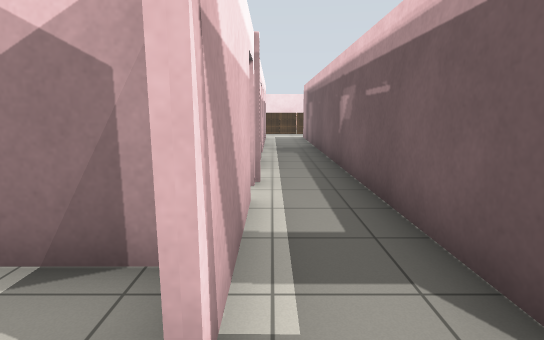
view 1 (above)

16 first-person views from a walk through a robot-simulator world made for Gazebo. The camera is 1.2 m above the floor, tilts 10° down and sees 80° across. The lines on the ground mark 1 m squares. The floor is counted in squares, 1 m on a side. Each view is taken from the middle of a square. On the plan, view 1 faces up. The plan holds only what a view shows up to about 13 squares ahead; the rest is blank. The place goes on beyond the plan. Robots are left out. Simple patterns stand in for the simulator's built-in surfaces.

view 2
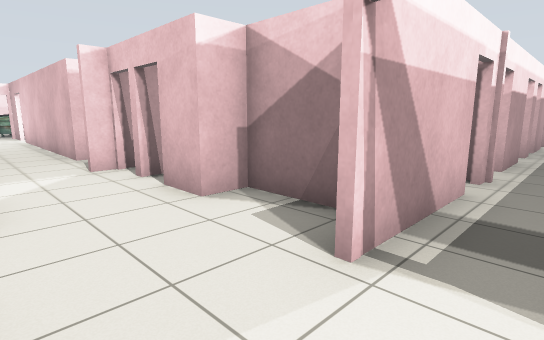

view 3
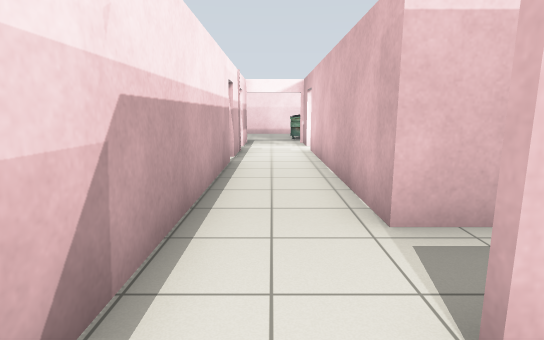

view 4
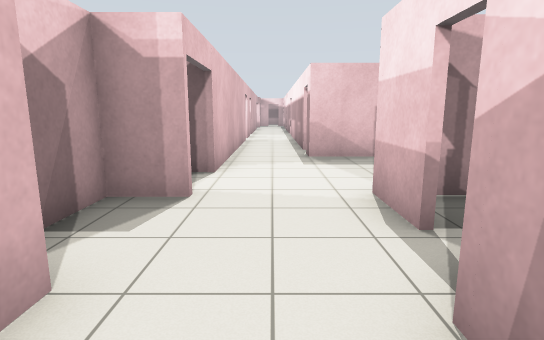

view 5
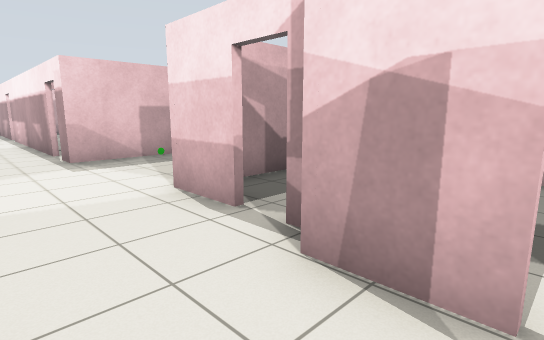

view 6
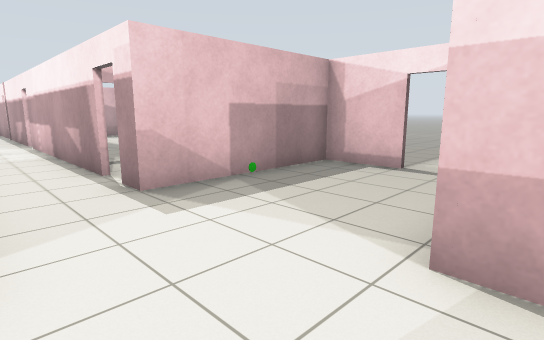

view 7
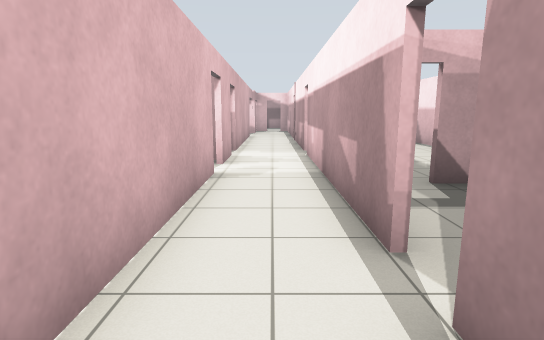

view 8
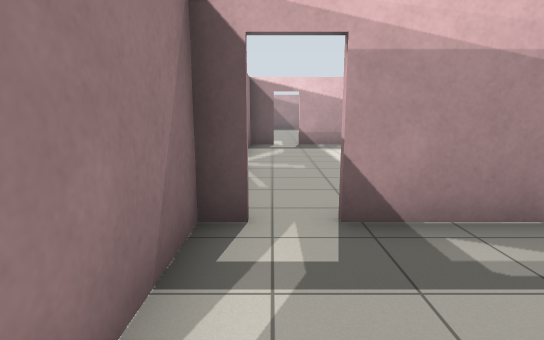

view 9
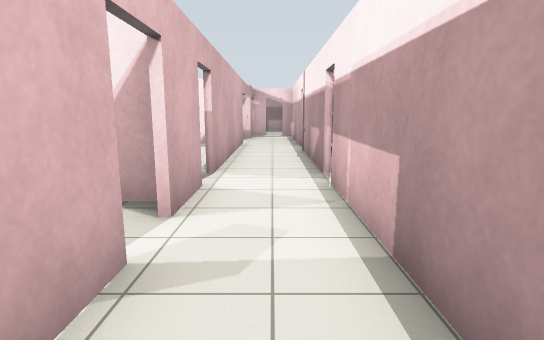

view 10
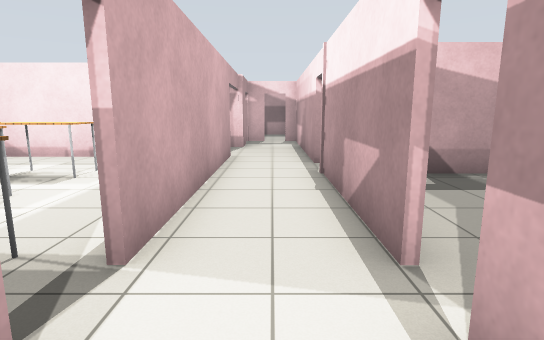

view 11
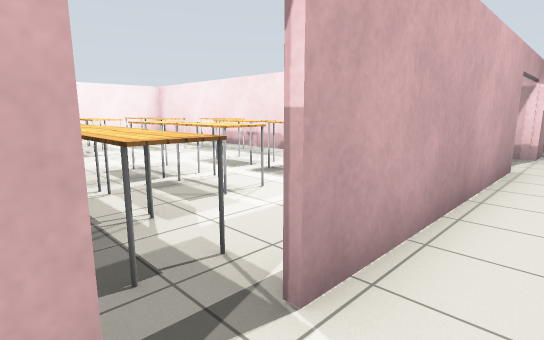

view 12
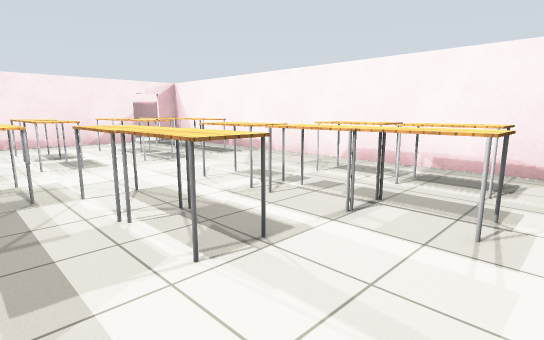

view 13
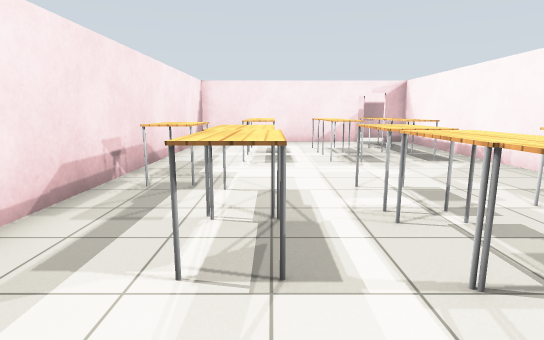

view 14
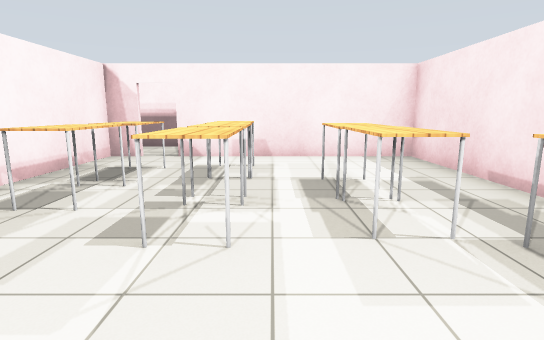

view 15
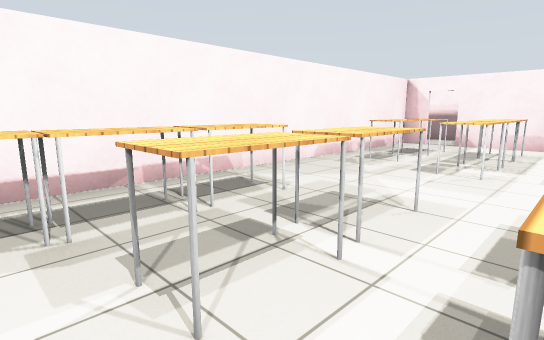

view 16
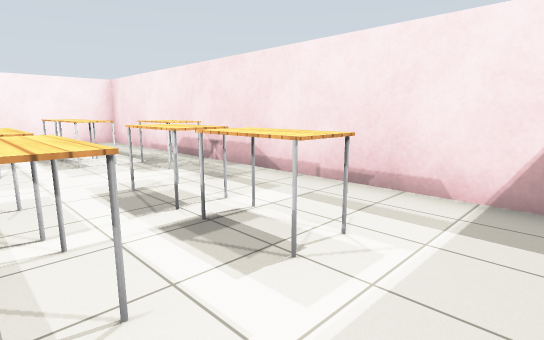

### Floor plan
Points are (right, up) in squares from view 1. A wall is a line through its corners. A room is listed if a view was taken in it or the views show most of it. See-through windows are left out.
Room 1 (views 1, 3, 4, 5, 6)
walls: (-4.9, -1) (-3.3, -1); (-6.3, 2) (-6.3, 1); (-8.3, 1.2) (-15.6, 1.2); (-1.9, -1.5) (-0.1, -1.5); (-0.4, 1.1) (-0.4, 2.4) (-3, 2.4) (-3, 1.5) (-4.1, 1.5); (-13.1, -1) (-6, -1); (-15.4, -1) (-13.9, -1); (-16.8, 1.2) (-18, 1.2); (-18, -1) (-16.8, -1)
ways out: opening at (0, -0.5) to room 2; opening at (-7, 2); open door at (-17.4, -0.4); open door at (-16, 1); open door at (-13.5, -1); open door at (-5, -1); open door at (-5, 2); open door at (-2, -2)
Room 2 (views 2, 7, 9, 10, 11)
walls: (5.6, -1) (12.6, -1); (9.5, 1.2) (1.5, 1.2); (12.4, 1.2) (10.5, 1.2); (3.9, -5.5) (3.9, -1) (4.7, -1); (13.4, -1) (17.6, -1); (18.7, -1) (20.5, -1); (20.1, 1.2) (13.4, 1.2)
ways out: opening at (0, -0.5) to room 1; open door at (5, -1) to room 3; open door at (13, 1) to room 4; open door at (0.5, 1); open door at (10, 1); open door at (13, -1); open door at (18.5, -1); open door at (20, 1)
Room 3 (view 8)
walls: (8.4, -1.8) (8.4, -1.2) (5.9, -1.2); (8.4, -5.1) (8.4, -2.8)
ways out: open door at (5, -1) to room 2; open door at (8.5, -2.5)
Room 4 (views 12, 13, 14, 15, 16)
walls: (12.4, 16) (11.5, 16) (11.5, 1.7); (13.9, 1.3) (17.9, 1.3); (19.9, 1.7) (19.9, 16) (13.4, 16)
ways out: open door at (13, 1) to room 2; open door at (13, 16)
objects: table (13, 2) to (13, 3); table (13, 4) to (13, 5); table (13, 6) to (13, 7); table (13, 11) to (13, 12); table (13, 13) to (13, 14); table (15, 4) to (15, 5); table (15, 6) to (15, 7); table (15, 10) to (15, 11); table (15, 12); table (15, 13) to (15, 14); table (17, 4) to (17, 5); table (17, 6) to (17, 7); table (17, 10) to (18, 11); table (17, 12) to (17, 13); table (18, 9) to (19, 10)

Where each view was taken, in squares from view 1:
view 1: 0 up, 0 right, facing up
view 2: 1 down, 1 right, facing up-left
view 3: 0 up, 5 left, facing left
view 4: 0 up, 5 left, facing right
view 5: 1 up, 5 left, facing down-right
view 6: 1 up, 1 left, facing down-right
view 7: 0 up, 3 right, facing right
view 8: 2 down, 5 right, facing right
view 9: 0 up, 7 right, facing right
view 10: 0 up, 11 right, facing right
view 11: 0 up, 12 right, facing up-right
view 12: 15 up, 19 right, facing down-left
view 13: 15 up, 17 right, facing down
view 14: 7 up, 16 right, facing up
view 15: 3 up, 17 right, facing up-left
view 16: 2 up, 15 right, facing up-right
